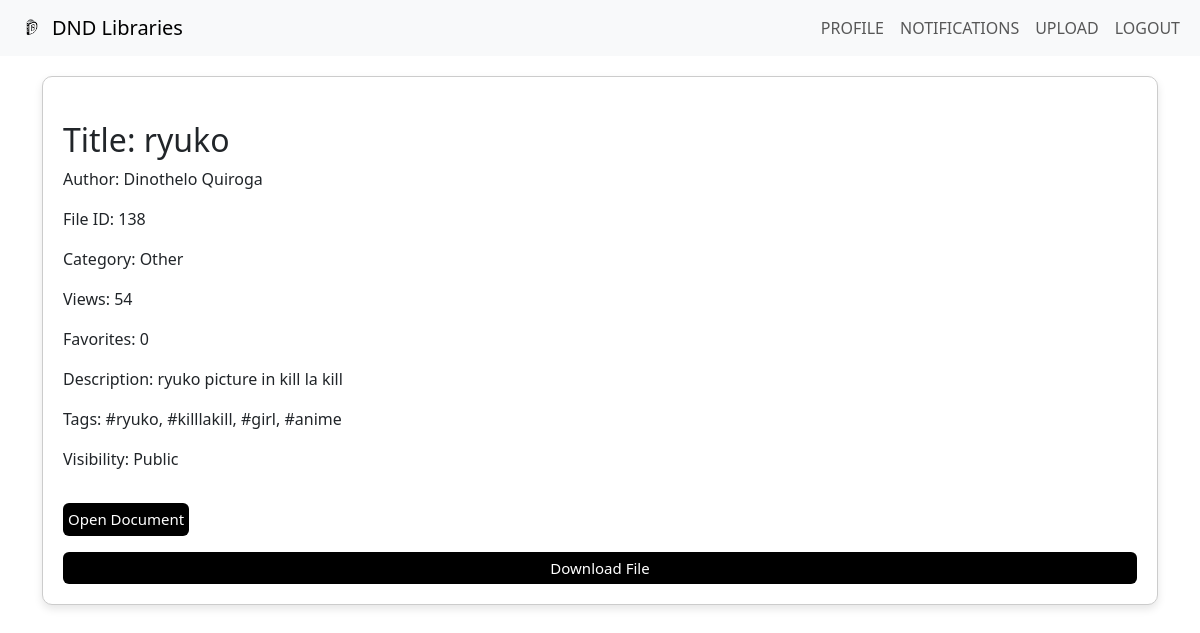
/document_details.php?fileID=138, run on the app's committed database.
### tables this page shows
CREATE TABLE `documents` (
  `file_id` int(11) NOT NULL,
  `file` varchar(255) NOT NULL,
  `title` varchar(255) NOT NULL,
  `category` varchar(50) NOT NULL,
  `description` text DEFAULT NULL,
  `tags` varchar(255) DEFAULT NULL,
  `infoViews` int(11) DEFAULT 0,
  `favorites` int(11) DEFAULT 0,
  `dateCreated` timestamp NOT NULL DEFAULT current_timestamp(),
  `author` varchar(50) DEFAULT NULL,
  `size` int(11) NOT NULL,
  `status` varchar(255) NOT NULL DEFAULT 'inactive',
  `visibility` tinyint(1) DEFAULT 1
);

CREATE TABLE `users` (
  `user_id` int(11) NOT NULL,
  `firstName` varchar(255) DEFAULT NULL,
  `lastName` varchar(255) DEFAULT NULL,
  `email` varchar(255) DEFAULT NULL,
  `password` varchar(255) DEFAULT NULL,
  `roles` varchar(255) DEFAULT NULL,
  `created_at` datetime DEFAULT NULL
);

### document_details.php (the view, shortened to what this page needs)
<!DOCTYPE html>
<html lang="en">
<head>
    <link rel="stylesheet" href="https://cdn.jsdelivr.net/npm/bootstrap@5.3.2/dist/css/bootstrap.min.css"
>
    <link rel="stylesheet" href="https://cdnjs.cloudflare.com/ajax/libs/font-awesome/6.0.0-beta3/css/all.min.css">
    <link rel="stylesheet" href="css\bootstrap.min.css">
    <link rel="stylesheet" href="js\bootstrap.bundle.min.js">
</head>
<body>
    <nav class="navbar navbar-expand-lg bg-body-tertiary">
        <div class="container-fluid">
            <a class="navbar-brand" href="index.php">
                <img src="img\logo.png" alt="DND Collab Logo" height="30" class="d-inline-block align-top">DND Libraries
            </a>
            <div class="collapse navbar-collapse" id="navbarSupportedContent">
                <ul class="navbar-nav ms-auto">
                    <li class="nav-item">
                        <a class="nav-link" href="profile.php">PROFILE</a>
                    </li>
                    <li class="nav-item">
                        <a class="nav-link" href="notifications.php">NOTIFICATIONS</a>
                    </li>
                    <li class="nav-item">
                        <a class="nav-link" href="upload.php">UPLOAD</a>
                    </li>
                    <li class="nav-item">
                        <a class="nav-link" href="logout.php">LOGOUT</a>
                    </li>
                </ul>
            </div>
        </div>
    </nav>
    <div class="container document-details mx-auto">
        <?php
        require_once 'config.php';
        if (isset($_GET['fileID'])) {
            $fileID = $_GET['fileID'];
            $documentSQL = "SELECT d.file_id, d.file, d.title, d.category, d.description, d.infoViews, d.favorites, d.tags, d.visibility, u.firstName, u.lastName, d.author
                            FROM documents d
                            LEFT JOIN users u ON d.author = u.user_id
                            WHERE d.file_id = $fileID";
            $updateViewsSQL = "UPDATE documents SET infoViews = infoViews + 1 WHERE file_id = $fileID";
            mysqli_query($mysqli, $updateViewsSQL);
            $documentResult = mysqli_query($mysqli, $documentSQL);
            if (mysqli_num_rows($documentResult) > 0) {
                $documentRow = mysqli_fetch_assoc($documentResult);
                $title = $documentRow['title'];
                $category = $documentRow['category'];
                $views = $documentRow['infoViews'];
                $favorites = $documentRow['favorites'];
                $description = $documentRow['description'];
                $tags = $documentRow['tags'];
                $visibility = $documentRow['visibility'];
                $author = isset($documentRow['firstName']) && isset($documentRow['lastName']) ? $documentRow['firstName'] . ' ' . $documentRow['lastName'] : 'Deleted User';
                $file = $documentRow['file'];
                echo '<div class="card">';
                echo '<h2 class="mt-4">Title: ' . $title . '</h2>';
                echo '<p>Author: ' . $author . '</p>';
                echo '<p>File ID: ' . $fileID . '</p>';
                echo '<p>Category: ' . $category . '</p>';
                echo '<p>Views: ' . $views . '</p>';
                echo '<p>Favorites: ' . $favorites . '</p>';
                echo '<p>Description: ' . $description . '</p>';
                echo '<p>Tags: ' . $tags . '</p>';
                echo '<p>Visibility: ' . ($visibility == 1 ? 'Public' : 'Private') . '</p>';
                if ($category === 'PDF' || $category === 'Images') {
                    echo '<div class="mt-3">';
                    echo '<a href="' . $file . '" target="_blank" class="btn btn-primary btn-black-white btn-smaller">Open Document</a>';
                    echo '</div>';
                } elseif ($category === 'Compressed Folder') {
                    echo '<p class="alert alert-warning mt-3">Compressed folders cannot be embedded.</p>';
                } else {
                    echo '<div class="mt-3">';
                    echo '<a href="' . $file . '" target="_blank" class="btn btn-primary btn-black-white btn-smaller">Open Document</a>';
                    echo '</div>';
                }
                echo '<a href="' . $file . '" target="_blank" class="btn btn-primary mt-3 btn-smaller btn-black-white">Download File</a>';
                echo '</div>';
            } else {
                echo '<p class="alert alert-danger">Document not found.</p>';
            }
        }
        ?>
    </div>
</body>
</html>

### document_details.php (style rules this page uses)
.document-details { margin: 20px; }
.card { border: 1px solid #ccc; border-radius: 10px; padding: 20px; margin-top: 20px; box-shadow: 0 4px 8px rgba(0, 0, 0, 0.1); }
.btn-black-white { background-color: #000; color: #fff; border: none; }
.btn-smaller { padding: 5px 5px; font-size: 15px; }

### data on the page
documents: title "ryuko", users.firstName+lastName "Dinothelo Quiroga", category "Other", infoViews "54", favorites "0", description "ryuko picture in kill la kill", tags "#ryuko, #killlakill, #girl, #anime"

### other printed values
$fileID "138"
